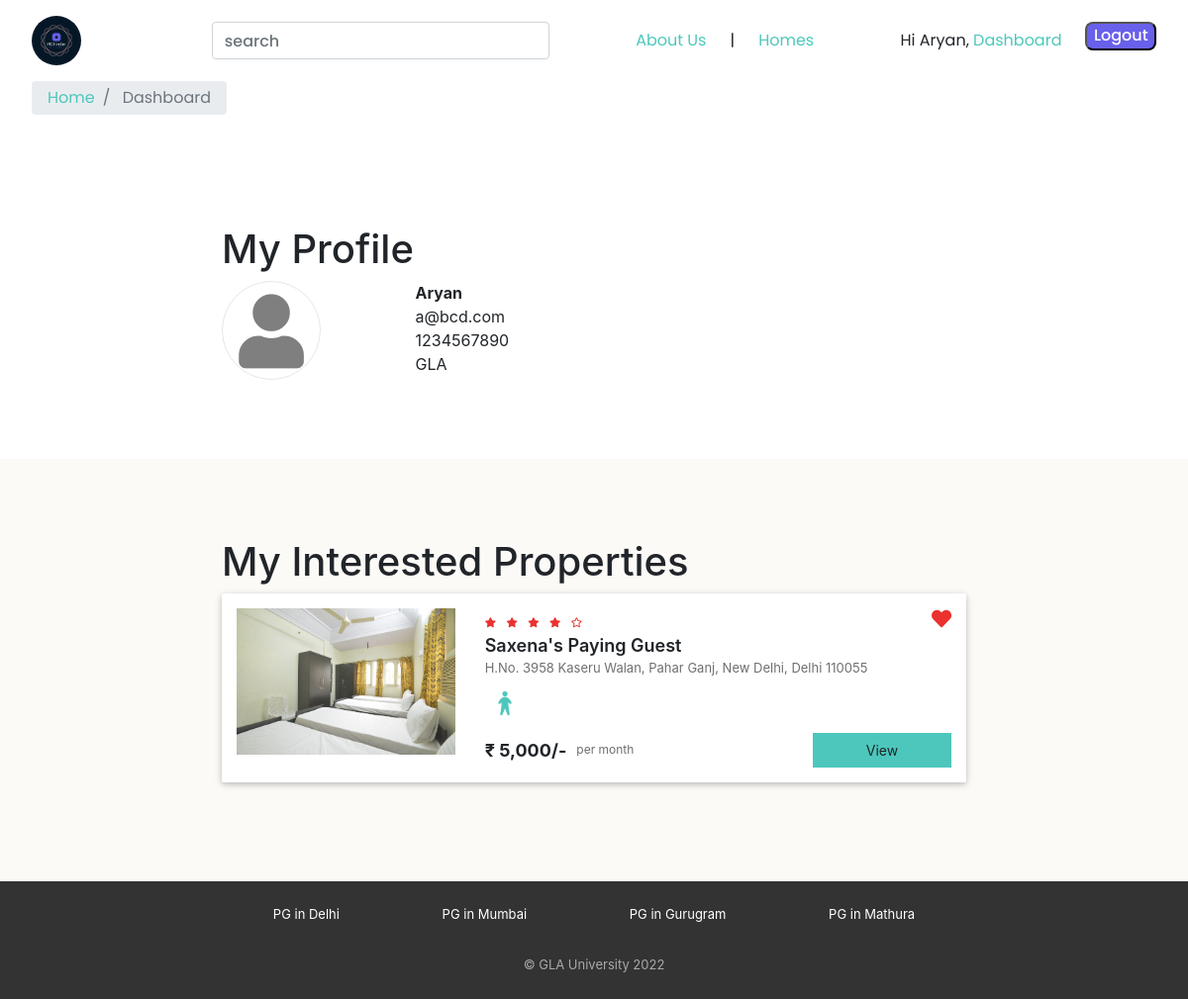
/dashboard.php (signed in), run on the app's committed database.
### tables this page shows
CREATE TABLE `users` (
  `id` int(11) NOT NULL,
  `email` varchar(150) NOT NULL,
  `password` varchar(150) NOT NULL,
  `full_name` varchar(150) NOT NULL,
  `phone` varchar(15) NOT NULL,
  `gender` enum('male','female') NOT NULL,
  `college_name` varchar(255) NOT NULL
);

CREATE TABLE `interested_users_properties` (
  `id` int(11) NOT NULL,
  `user_id` int(11) NOT NULL,
  `property_id` int(11) NOT NULL
);

CREATE TABLE `properties` (
  `id` int(11) NOT NULL,
  `city_id` int(11) NOT NULL,
  `name` varchar(150) NOT NULL,
  `address` varchar(255) NOT NULL,
  `description` longtext NOT NULL,
  `gender` enum('male','female','unisex') NOT NULL,
  `rent` int(11) NOT NULL,
  `rating_clean` float(2,1) NOT NULL,
  `rating_food` float(2,1) NOT NULL,
  `rating_safety` float(2,1) NOT NULL
);

### dashboard.php (the view, shortened to what this page needs)
<?php
require("includes/database_connect.php");
$user_id = $_SESSION['user_id'];
$sql_1 = "SELECT * FROM users WHERE id = $user_id";
$result_1 = mysqli_query($conn, $sql_1);
$user = mysqli_fetch_assoc($result_1);
$sql_2 = "SELECT * FROM interested_users_properties iup
                INNER JOIN properties p
                ON iup.property_id = p.id
                WHERE iup.user_id = $user_id";
$result_2 = mysqli_query($conn, $sql_2);
$interested_properties = mysqli_fetch_all($result_2, MYSQLI_ASSOC);
?>
<!DOCTYPE html>
<html lang="en">
<head>
    <?php
    include "includes/head_links.php";
    ?>
    <link href="css/dashboard.css" rel="stylesheet" />
    <link rel="stylesheet" href="css/style.css">
</head>
<body>
<nav>
    <div class="icon">
        <img src="img/Logo/png/logo-color.png" alt="icon" onclick="gotoLink('index.php')">
    </div>
    <div class="links" style="column-gap: 2vw;">
        <div class="search-button">
            <form id="search-form" action="property_list.php" method="GET">
                <label for="search-city"></label><input class="form-control" type="text" name="city" id="search-city" placeholder="search">
            </form>
        </div>
        <div class="text-links">
            <a href="aboutUs.php">About Us</a>
            |
            <a href="home.php">Homes</a>
        </div>
        <div class="home-name">
            <?php
            if (isset($_SESSION['user_id'])) {
                ?>
                <p>Hi <?= $_SESSION["full_name"] ?>, <a class="nav-link" href="dashboard.php"> Dashboard </a></p>
                <?php
            }
            ?>
        </div>
        <?php
        if (!isset($_SESSION['user_id'])) {
            ?>
            <div class="login-button">
                <button onclick="gotoLink('logup.php')">Login</button>
            </div>
            <?php
        } else {
            ?>
            <div class="login-button">
                <button onclick="gotoLink('logout.php')">Logout</button>
            </div>
            <?php
        }
        ?>
    </div>
</nav>
<nav aria-label="breadcrumb">
    <ol class="breadcrumb py-2">
        <li class="breadcrumb-item">
            <a href="home.php">Home</a>
        </li>
        <li class="breadcrumb-item active" aria-current="page">
            Dashboard
        </li>
    </ol>
</nav>
<div class="user-profile page-container">
    <h1>My Profile</h1>
    <div class="row">
        <div class="profile-picture col-md-3">
            <i class="fas fa-user text-center"></i>
        </div>
        <div class="col-md-9">
            <div class="row align-items-end">
                <div class="col-9">
                    <div class="user-name"><?= $user['full_name'] ?></div>
                    <div class="user-email"><?= $user['email'] ?></div>
                    <div class="user-phone"><?= $user['phone'] ?></div>
                    <div class="user-college"><?= $user['college_name']?></div>
                </div>
            </div>
        </div>
    </div>
</div>
<?php
if(count($interested_properties) > 0)
{
    ?>
    <div class="interested-properties">
        <div class="page-container">
            <h1>My Interested Properties</h1>
            <?php
            foreach ($interested_properties as $property) {
                $property_images = glob("img/properties/" . $property['id'] . "/*");
                ?>
                <div class="property-card property-id-<?= $property['id'] ?> row">
                    <div class="image-container col-md-4">
                        <img src="<?= $property_images[0] ?>" />
                    </div>
                    <div class="content-container col-md-8">
                        <div class="row no-gutters justify-content-between">
                            <?php
                            $total_rating = ($property['rating_clean'] + $property['rating_food'] + $property['rating_safety'])/3;
                            $total_rating = round($total_rating, 1);
                            ?>
                            <div class="star-container" title="<?= $total_rating ?>">
                                <?php
                                $rating = $total_rating;
                                for ($i = 0; $i < 5; $i++) {
                                    if ($rating >= $i + 0.8) {
                                        ?>
                                        <i class="fas fa-star"></i>
                                        <?php
                                    } elseif ($rating >= $i + 0.3) {
                                        ?>
                                        <i class="fas fa-star-half-alt"></i>
                                        <?php
                                    } else {
                                        ?>
                                        <i class="far fa-star"></i>
                                        <?php
                                    }
                                }
                                ?>
                            </div>
                            <div class="interested-container">
                                <i class="is-interested-image fas fa-heart" property_id="<?= $property['id'] ?>"></i>
                            </div>
                        </div>
                        <div class="detail-container">
                            <div class="property-name"><?= $property['name'] ?></div>
                            <div class="property-address"><?= $property['address'] ?></div>
                            <div class="property-gender">
                                <?php
                                if($property['gender'] == "male") {
                                    ?>
                                    <img src="img/male.png" />
                                    <?php
                                } elseif ($property['gender'] == "female") {
                                    ?>
                                    <img src="img/female.png" />
                                    <?php
                                } else {
                                    ?>
                                    <img src="img/unisex.png" />
                                    <?php
                                }
                                ?>
                            </div>
                        </div>
                        <div class="row no-gutters">
                            <div class="rent-container col-6">
                                <div class="rent">₹ <?= number_format($property['rent']) ?>/-</div>
                                <div class="rent-unit">per month</div>
                            </div>
                            <div class="button-container col-6">
                                <a href="property_detail.php?property_id=<?= $property['id'] ?>" class="btn btn-primary">View</a>
                            </div>
                        </div>
                    </div>
                </div>
                <?php
            }
            ?>
        </div>
    </div>
    <?php
}
?>
<?php
include "includes/footer.php";
?>
</body>
</html>

### css/common.css (style rules this page uses)
* { padding: 0; margin: 0; }
html { font-family: 'Poppins', sans-serif; background-color: white; }
.page-container { max-width: 800px; padding: 80px 24px; margin: auto; }

### css/dashboard.css (style rules this page uses)
.profile-picture i { color: rgba(0, 0, 0, 0.5); font-size: 75px; line-height: 100px; width: 100px; height: 100px; border-radius: 50%; border: solid 1px rgba(0,0,0,0.1); }
.user-name { font-weight: 700; }
[class*='user-'] { font-size: 16px; }
.interested-properties { background-color: #fcfaf7; }
.property-card { background-color: #ffffff; border-radius: 2px; padding: 15px 0px; margin: 0px auto 20px; box-shadow: 0 2px 5px 0 rgba(0, 0, 0, 0.16), 0 2px 10px 0 rgba(0, 0, 0, 0.12); }
.image-container { text-align: center; }
.image-container img { width: 100%; max-width: 300px; }
.star-container i { color: #EA322E; font-size: 10px; margin-right: 6px; }
.interested-container { text-align: center; }
.interested-container i { color: #EA322E; font-size: 20px; cursor: pointer; }
.detail-container { padding-bottom: 10px; }
.property-name { font-size: 18px; font-weight: 600; }
.property-address { color: #6f6f6f; font-size: 13px; padding-bottom: 5px; }
.property-gender img { width: 40px; }
.rent-container { display: flex; align-items: center; }
.rent { font-size: 18px; font-weight: bold; padding-right: 10px; }
.rent-unit { color: #6f6f6f; font-size: 12px; }
.button-container .btn { font-size: 14px; border-radius: 0px; width: 140px; float: right; }

### css/style.css (style rules this page uses)
* { padding: 0; margin: 0; box-sizing: border-box; }
html { font-family: 'Poppins', sans-serif; background-color: white; }
a { text-decoration: none; background-image: linear-gradient(#d99a5a, #d99a5a); background-size: 0 0.1em; background-position-y: 100%; background-position-x: 100%; background-repeat: no-repeat; transition: background-size 0.2s ease-in-out; }
button { font-family: Poppins, sans-serif; font-size: max(16px, 1.2vw); background-color: #6960eb; color: white; font-weight: 500; padding: 0.2rem 0.4rem; border-radius: 0.5rem; transition: 250ms linear; }
input { font-family: Poppins, sans-serif; font-size: 1.2rem; background-color: #6960eb; color: white; font-weight: 500; padding: 0.2rem 0.4rem; border-radius: 0.5rem; transition: 250ms linear; }
input { outline: none; font-family: Lobster, cursive; font-weight: 400; font-size: 15px; background: none; border: 1px solid black; padding: 5px; border-radius: 10px;; }
nav { box-sizing: border-box; display: flex; flex-direction: row; align-items: center; margin: 1rem 2rem; }
.icon { width: 10%; display: flex; align-items: center; }
nav .icon img { width: 50px; aspect-ratio: 1; border-radius: 50px; transition: 300ms linear; }
nav .links { box-sizing: border-box; width: 90%; display: flex; flex-direction: row; justify-content: right; }
.search-button { margin: auto 0 auto; }
.search-button input { font-family: 'Poppins', sans-serif; color: black; font-weight: 500; }
nav .links .text-links { width: 30%; display: flex; justify-content: center; column-gap: 2vw; align-items: center; }

### dashboard.php (style rules this page uses)
nav { line-height: 1.15; font-family: 'Poppins', sans-serif; }
#search-form { display: flex; justify-content: center; align-items: center; }
.login-button { display: flex; justify-content: center; align-items: center; }
.home-name { display: flex; align-items: center; }
.home-name p { margin: 0; }
.home-name a { display: revert; padding: 0; }

### data on the page
users: full_name "Aryan", email "a@bcd.com", phone "1234567890", college_name "GLA"
interested_users_properties: property.name "Saxena's Paying Guest", property.address "H.No. 3958 Kaseru Walan, Pahar Ganj, New Delhi, Delhi 110055", property.rent "5,000"

### other printed values
$_SESSION["full_name"] "Aryan"
